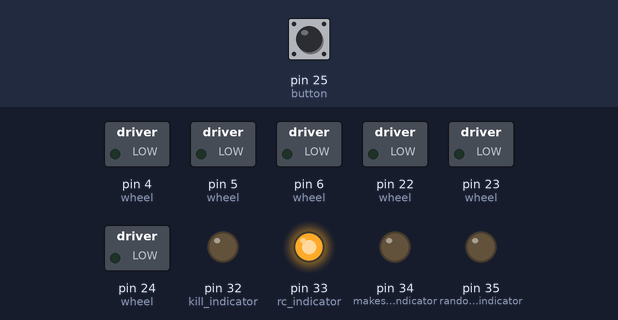
A sketch run on a simulated Arduino Mega 2560, built with avr-gcc and run on an emulated ATmega2560. Parts: switched loads named in the sketch (green lamp = pin HIGH), output pins drawn as LEDs (lit = HIGH). Dashed ring = blinking. Inputs (shaded band) come from the test bench; at power-on: pin 25 (button) HIGH. No radio packets arrive unless stated; what the sketch prints to the serial monitor is not drawn.

Above: at 1.2 s.
1.3 s: pin 25 (button) pulled LOW for 0.15 s
At 2.1 s:
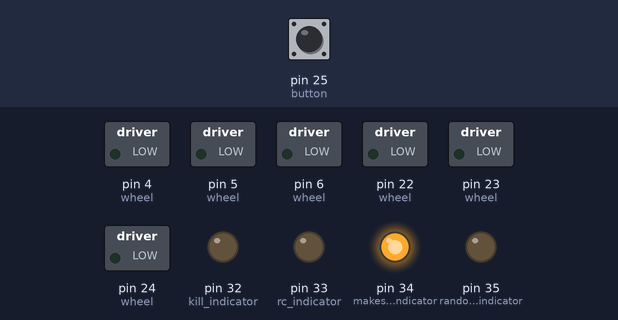
4.3 s: pin 25 (button) pulled LOW for 3.2 s
At 4.92 s:
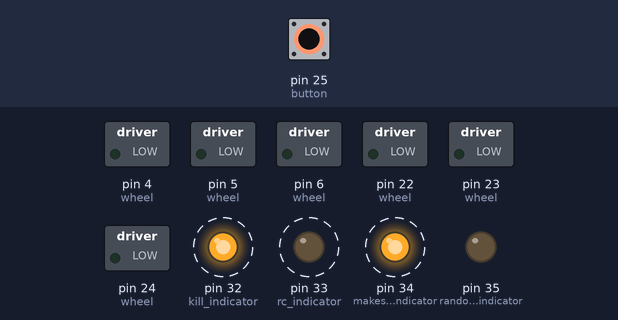
9.0 s: pin 25 (button) pulled LOW for 1 s
At 9.12 s:
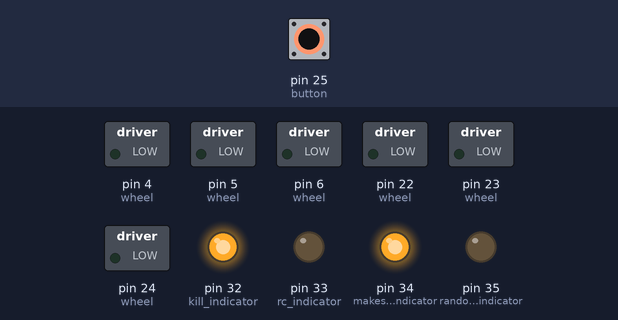
Timing chart, 0 to 12.0 s (numbered marks = the images above; inputs shaded):
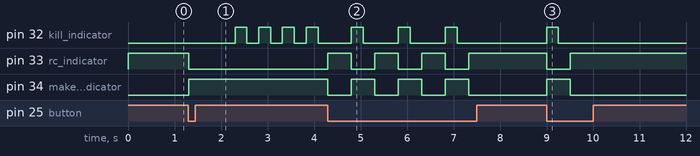

The sketch:

Three_wheeled_omni_thing.ino
```cpp
#include "SPI.h"
#include "RF24.h"
#include "nRF24L01.h"
#include <PPMReader.h>

byte interruptPin = 3;
byte channelAmount = 6;
PPMReader ppm(interruptPin, channelAmount);

// NRF THINGS START
RF24 radio(49, 48);
const byte address[6] = "00069";
  //NRF24L01 buffer limit is 32 bytes (max struct size)
struct Payload {
	long stick_1[2] = {0, 0};
  long stick_2[2] = {0, 0};
  long stick_3[2] = {0, 0};
  bool button_S1 = false;
  bool button_S2 = false;
  bool button_S3 = false;
  bool button_1 = false;
  bool button_2 = false;
  bool button_3 = false;
};
Payload payload;
// NRF THINGS END

int ppm_array[] = {1500, 1500, 1500, 1500, 1500, 1500};

float acceleration = 10;
float input_velocity[] = {0, 0, 0};
float target_input_velocity[] = {0, 0, 0};

float parallel_input_velocity[] = {0, 0};
float angular_input_velocity = 0;

float wheel_velocity[] = {0, 0, 0};

// consts for fast wheel speed calculation START
float sqrt3 = sqrt(3);
float one_over_sqrt3 = 1/sqrt3;
float one_over_3 = 1/3;
float two_over_3 = 2/3;
float sqrt3_over_two = 0.5 * sqrt3;
// consts for fast wheel speed calculation END

const int wheel[][2] = {{5, 23}, {6, 24}, {4, 22}};
const int button = 25;
const int kill_indicator = 32;
const int rc_indicator = 33;
const int makeshift_indicator = 34;
const int random_indicator = 35;

float last_payload = 0;
float payload_kill = 1;
bool unprocessed_payload = false;
bool killed = false;

float last_out_of_bounds = 0;

int nrf_or_rc = 1;

void kill() {
  digitalWrite(wheel[0][0], 0);
  digitalWrite(wheel[1][0], 0);
  digitalWrite(wheel[2][0], 0);
  digitalWrite(wheel[0][1], 0);
  digitalWrite(wheel[1][1], 0);
  digitalWrite(wheel[2][1], 0);
  payload.stick_1[0] = 0;
  payload.stick_1[1] = 0;
  payload.stick_2[0] = 0;
  payload.stick_2[1] = 0;
  payload.stick_3[0] = 0;
  payload.stick_3[1] = 0;
  payload.button_1 = false;
  payload.button_2 = false;
  payload.button_3 = false;
  payload.button_S1 = false;
  payload.button_S2 = false;
  payload.button_S3 = false;
  target_input_velocity[0] = 0;
  target_input_velocity[1] = 0;
  target_input_velocity[2] = 0;
}

float processPPM(float delta) {
  // Print latest valid values from all channels
  // value from 1000 to 2000 (1500 at rest)
  // value is 0 if no remote connected
  bool out_of_bounds = false;
  for (byte channel = 1; channel <= channelAmount; ++channel) {
      unsigned value = ppm.latestValidChannelValue(channel, 0);
      if (value < 1000 || value > 2000) {
        out_of_bounds = true;
      }
      ppm_array[channel-1] = value;
  }
  if (out_of_bounds) {
    last_out_of_bounds += delta;
  } else {
    last_out_of_bounds = 0;
  }
  return last_out_of_bounds < 1;
}

float processPayload(float delta) {
  float dead = false;
  if (unprocessed_payload) {
    last_payload = 0;
    unprocessed_payload = false;
  } else {
    last_payload += delta;
  }
  if (last_payload > payload_kill) {
    dead = true;
  }
  return !dead;
}

void calculateInputVelocities(float delta) {

  // calculating raw stick inputs
  if (nrf_or_rc == 0) {
    // from makeshift remote
    target_input_velocity[0] = float(payload.stick_1[1])/1024;
    target_input_velocity[1] = float(payload.stick_2[0])/1024;
    target_input_velocity[2] = float(payload.stick_3[0])/1024;
  }
  else if (nrf_or_rc == 1) {
    // from rx reciever
    target_input_velocity[0] = float(ppm_array[2]-1500)/500;
    target_input_velocity[1] = float(ppm_array[3]-1500)/500;
    target_input_velocity[2] = float(ppm_array[0]-1500)/500;
  }

  Serial.print(target_input_velocity[0]);
  Serial.print(" ");
  Serial.print(target_input_velocity[1]);
  Serial.print(" ");
  Serial.print(target_input_velocity[2]);
  Serial.println();

  for (int i = 0; i < 3; i++) {
    float dv = target_input_velocity[i] - input_velocity[i];

    if (dv > 0) {
      input_velocity[i] += acceleration * delta;
      if (input_velocity[i] > target_input_velocity[i]) {
        input_velocity[i] = target_input_velocity[i];
      }
    } else if (dv < 0) {
      input_velocity[i] -= acceleration * delta;
      if (input_velocity[i] < target_input_velocity[i]) {
        input_velocity[i] = target_input_velocity[i];
      }
    }
  }

  // normalizing stick inputs

  parallel_input_velocity[0] = input_velocity[0];
  parallel_input_velocity[1] = input_velocity[1];
  float length = sqrt(parallel_input_velocity[0]*parallel_input_velocity[0] + parallel_input_velocity[1]*parallel_input_velocity[1]);

  if (length > 1) {
    parallel_input_velocity[0] /= length;
    parallel_input_velocity[1] /= length;
    length = 1;
  }

  angular_input_velocity = input_velocity[2];

  float mult = length + abs(angular_input_velocity);

  if (mult > 1) {
    angular_input_velocity /= mult;
    parallel_input_velocity[0] /= mult;
    parallel_input_velocity[1] /= mult;
  }
}

void calculateWheelVelocities(float delta) {
  float v = parallel_input_velocity[0];
  float vn = -parallel_input_velocity[1];
  float w = -angular_input_velocity;

  float v_0 = 0;
  float v_1 = 0;
  float v_2 = 0;

  //v = one_over_sqrt3 * (v_2 - v_0);
  //vn = one_over_3 * (v_2 + v_0) - two_over_3 * v_1;
  //w = one_over_3 * (v_0 + v_1 + v_2);

  v_0 = w + 0.5 * vn - sqrt3_over_two * v;
  v_1 = w - vn;
  v_2 = w + 0.5 * vn + sqrt3_over_two * v;

  wheel_velocity[0] = v_0;
  wheel_velocity[1] = v_1;
  wheel_velocity[2] = v_2;
}

void writeWheelVelocities() {
  for (int i = 0; i < 3; i++) {
    float min = 0.05;

    if (wheel_velocity[i] > min) {
      digitalWrite(wheel[i][1], 0);
    } else if (wheel_velocity[i] < -min) {
      digitalWrite(wheel[i][1], 1);
    } else {
      digitalWrite(wheel[i][1], 0);
    }

    if (wheel_velocity[i] > min) {
      analogWrite(wheel[i][0], 255 * wheel_velocity[i]);
    } else if (wheel_velocity[i] < -min) {
      analogWrite(wheel[i][0], 255 + 255 * wheel_velocity[i]);
    } else {
      digitalWrite(wheel[i][0], 0);
    }

  }
}

float blink_timer = 0;
bool button_pressed = false;
float button_time = 0;

void updateRemoteIndicator() {
  digitalWrite(rc_indicator, nrf_or_rc);
  digitalWrite(makeshift_indicator, 1 - nrf_or_rc);
}

void update(float delta) {
  blink_timer += delta;
  button_time += delta;

  if (killed) {
    if (blink_timer < 0.25){
      digitalWrite(kill_indicator, true);
    } else if (blink_timer < 0.5){
      digitalWrite(kill_indicator, false);
    } else {
      blink_timer = 0;
    }
  } else {
    digitalWrite(kill_indicator, false);
  }

  if (!digitalRead(button) && !button_pressed && button_time > 0.5){
    button_pressed = true;
    nrf_or_rc = 1 - nrf_or_rc;
    killed = false;
    button_time = 0;
    updateRemoteIndicator();
  } else {
    button_pressed = false;
  }


  if (nrf_or_rc == 0) {
    killed = !processPayload(delta);
    digitalWrite(random_indicator, payload.button_S1);
  }
  else if (nrf_or_rc == 1) {
    killed = !processPPM(delta);
    digitalWrite(random_indicator, ppm_array[5] < 1500);
  }

  if (killed) {
    kill();
  }

  if (!killed) {
    calculateInputVelocities(delta);
    calculateWheelVelocities(delta);
    writeWheelVelocities();
  }
}

void setupRadio() {
  radio.begin();
  radio.setAutoAck(false);
  radio.setDataRate(RF24_250KBPS);
	radio.setPALevel(RF24_PA_MAX);
	radio.setPayloadSize(sizeof(payload));
	radio.openReadingPipe(0, address);
	radio.startListening();
}

void printRadio() {
  Serial.print("recieved");
  Serial.print(" x_1: ");
  Serial.print(payload.stick_1[0]);
  Serial.print(" y_1: ");
  Serial.print(payload.stick_1[1]);
  Serial.print(" x_2: ");
  Serial.print(payload.stick_2[0]);
  Serial.print(" y_2: ");
  Serial.print(payload.stick_2[1]);
  Serial.print(" x_3: ");
  Serial.print(payload.stick_3[0]);
  Serial.print(" y_3: ");
  Serial.print(payload.stick_3[1]);
  Serial.print(" S1: ");
  Serial.print(payload.button_S1);
  Serial.print(" S2: ");
  Serial.print(payload.button_S2);
  Serial.print(" S3: ");
  Serial.print(payload.button_S3);
  Serial.print(" B1: ");
  Serial.print(payload.button_1);
  Serial.print(" B2: ");
  Serial.print(payload.button_2);
  Serial.print(" B3: ");
  Serial.print(payload.button_3);
  Serial.println();
}

void setup (void) {
  Serial.begin(115200);

  setupRadio();

  pinMode(wheel[0][0], OUTPUT);
  pinMode(wheel[0][1], OUTPUT);
  pinMode(wheel[1][0], OUTPUT);
  pinMode(wheel[1][1], OUTPUT);
  pinMode(wheel[2][0], OUTPUT);
  pinMode(wheel[2][1], OUTPUT);
  pinMode(button, INPUT_PULLUP);
  pinMode(kill_indicator, OUTPUT);
  pinMode(rc_indicator, OUTPUT);
  pinMode(makeshift_indicator, OUTPUT);
  pinMode(random_indicator, OUTPUT);

  updateRemoteIndicator();
}

unsigned long delta_time = 0;
unsigned long previous_time = 0;
void loop (void) {
  delta_time = micros() - previous_time;
  previous_time = micros();

  if (radio.available() > 0) {
    radio.read(&payload, sizeof(payload));
    unprocessed_payload = true;
    //print_radio();
  }

  update(float(delta_time) / 1000000.0);
}
```

Measured:
- after the input at 1.3 s, pin 32 (kill_indicator): alternates HIGH for 0.26 s and LOW for 0.26 s, starting after 1.0 s; pin 33 (rc_indicator): HIGH → LOW at once; pin 34 (makeshift_indicator): LOW → HIGH at once
- after the input at 4.3 s, pin 32 (kill_indicator): alternates HIGH for 0.25 s and LOW for 0.76 s, 6 changes in all, then stays LOW, starting after 0.50 s; pin 33 (rc_indicator): alternates HIGH for 0.50 s and LOW for 0.51 s, 7 changes in all, then stays HIGH, starting at once
- after the input at 9.0 s, pin 32 (kill_indicator): LOW → HIGH at once, → LOW 0.25 s later; pin 33 (rc_indicator): HIGH → LOW at once, → HIGH 0.51 s later; pin 34 (makeshift_indicator): LOW → HIGH at once, → LOW 0.51 s later
